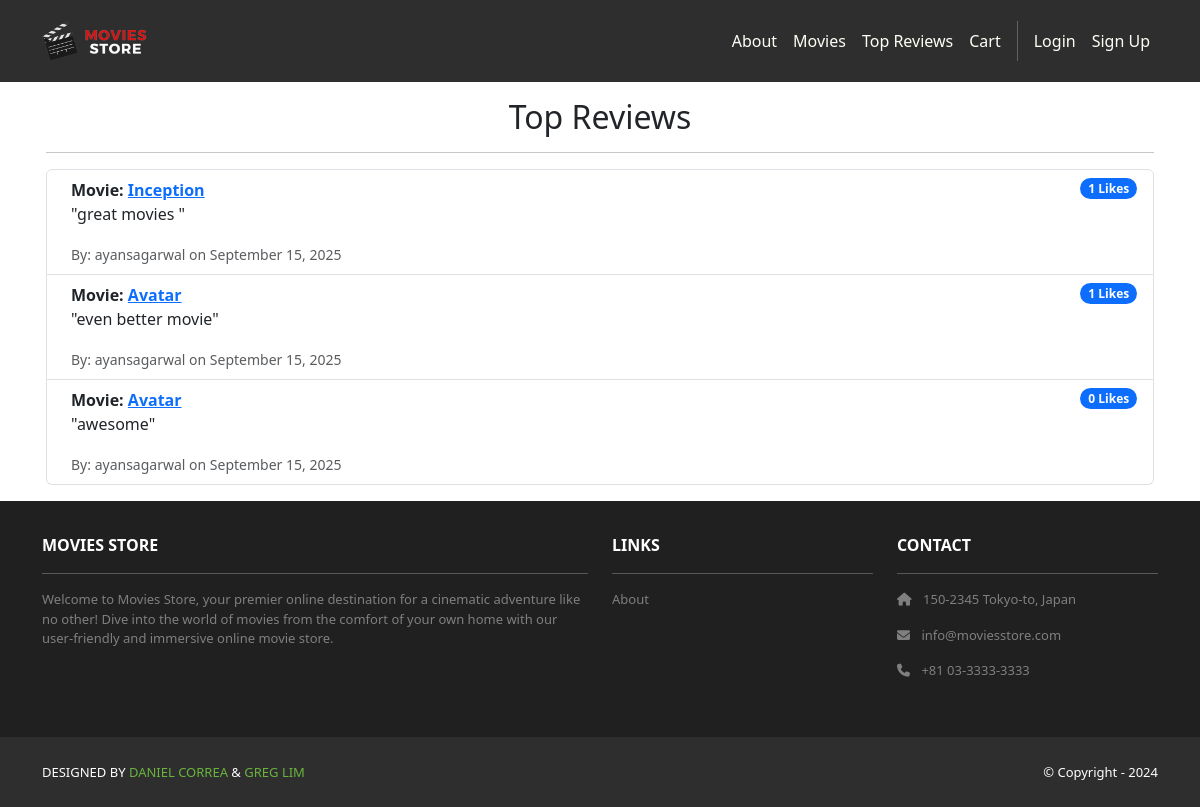
Before: /movies/top-reviews/ with the older database file.
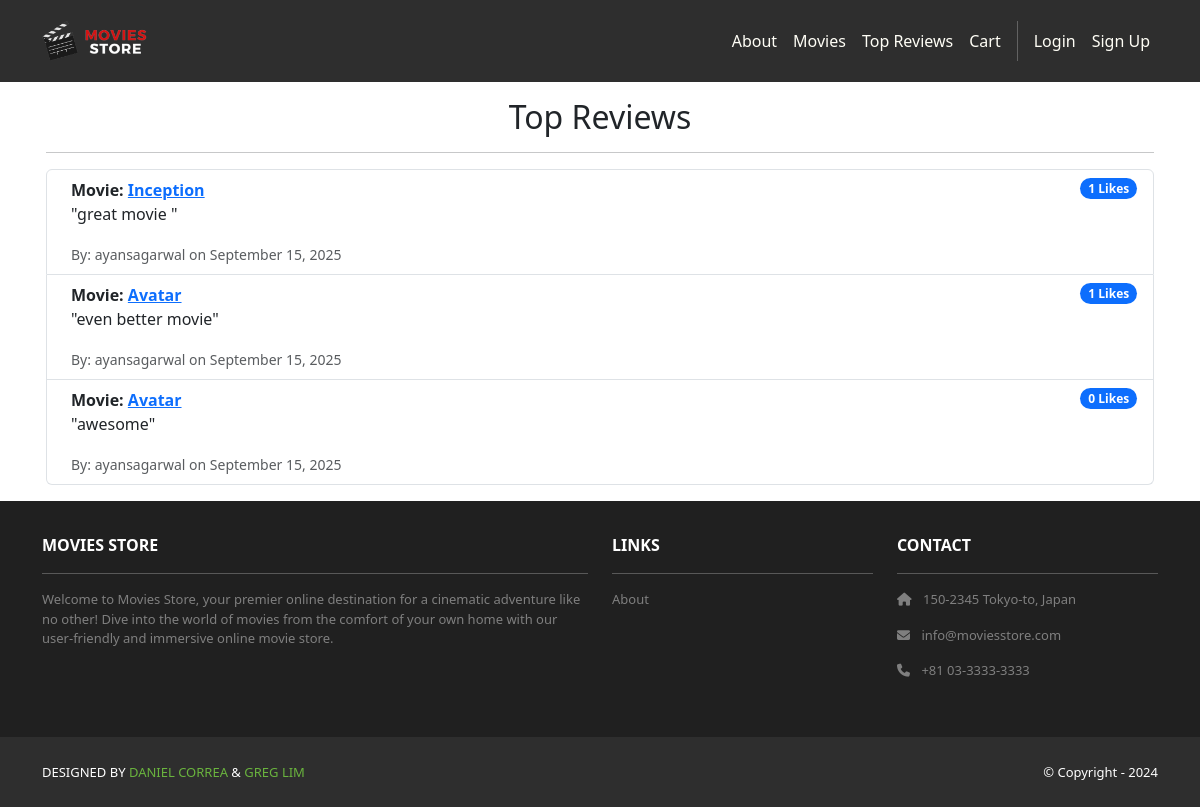
After: the same page with the newer database file.
### movies/models.py (models this page shows, shortened)
class Review(models.Model):
    id = models.AutoField(primary_key=True)
    comment = models.CharField(max_length=255)
    date = models.DateTimeField(auto_now_add=True)
    movie = models.ForeignKey(Movie,
        on_delete=models.CASCADE)
    user = models.ForeignKey(User,
        on_delete=models.CASCADE)
    likes = models.ManyToManyField(User, related_name='liked_reviews', blank=True)

class Movie(models.Model):
    id = models.AutoField(primary_key=True)
    name = models.CharField(max_length=255)
    price = models.IntegerField()
    description = models.TextField()
    image = models.ImageField(upload_to='movie_images/')
    hearts = models.ManyToManyField(User, related_name='hearted_movies', blank=True)
    average_rating = models.DecimalField(max_digits=3, decimal_places=2, null=True, blank=True)

### movies/views.py (the view)
# urls.py: path('top-reviews/', views.top_reviews, name='movies.top_reviews'),
def top_reviews(request):
    top_reviews_list = Review.objects.annotate(like_count=Count('likes')).order_by('-like_count')
    template_data = {}
    template_data['title'] = 'Top Reviews'
    template_data['reviews'] = top_reviews_list
    return render(request, 'movies/top_reviews.html', {'template_data': template_data})

### movies/templates/movies/top_reviews.html
{% extends 'base.html' %}
{% block content %}
<div class="container p-3">
  <h2 class="text-center">{{ template_data.title }}</h2>
  <hr />
  <ul class="list-group">
    {% for review in template_data.reviews %}
    <li class="list-group-item d-flex justify-content-between align-items-start">
      <div class="ms-2 me-auto">
        <div class="fw-bold">
          Movie: <a href="{% url 'movies.show' id=review.movie.id %}">{{ review.movie.name }}</a>
        </div>
        <p>"{{ review.comment }}"</p>
        <small class="text-muted">By: {{ review.user.username }} on {{ review.date|date:"F j, Y" }}</small>
      </div>
      <span class="badge bg-primary rounded-pill">{{ review.like_count }} Likes</span>
    </li>
    {% empty %}
    <li class="list-group-item">No reviews have been liked yet.</li>
    {% endfor %}
  </ul>
</div>
{% endblock content %}

Changed rows visible on the page:
changed Review "Inception": comment "great movies" → "great movie"
